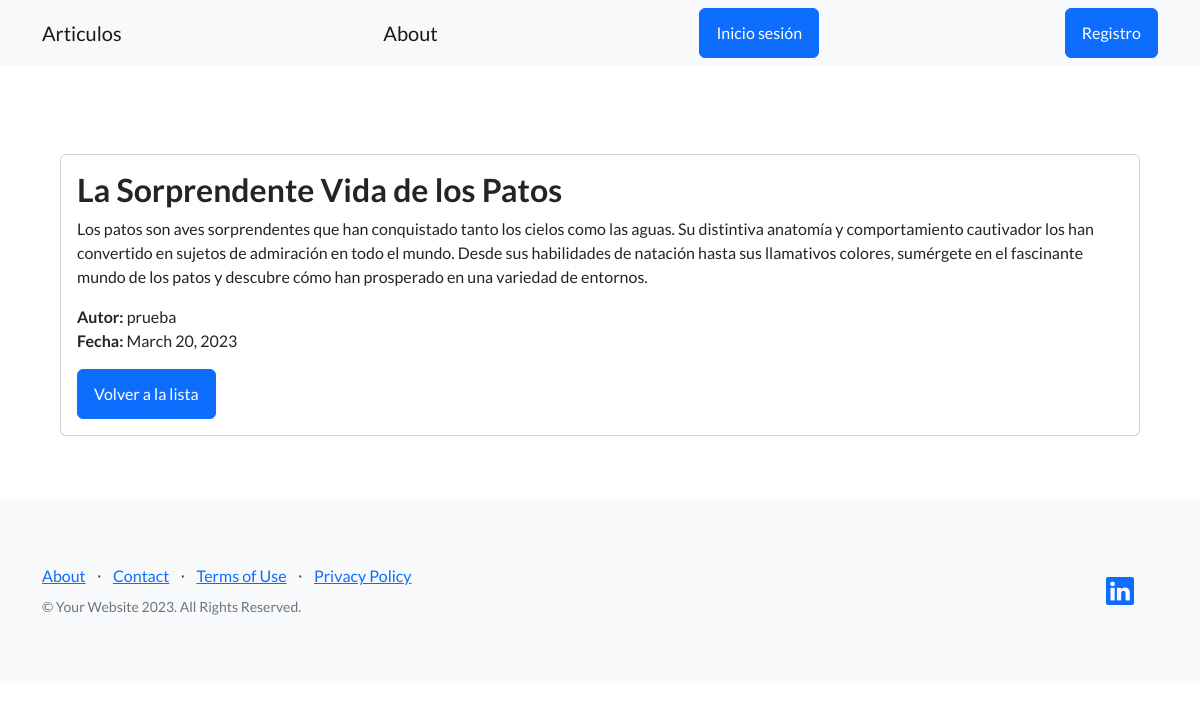
The page /blog/pages/12/ on the database its author committed.
### blog_mascotas/models.py (models this page shows, shortened)
class Articulo(models.Model):
    autor = models.ForeignKey(User, on_delete=models.SET_NULL, null=True)
    titulo = models.CharField(max_length=256)
    subtitulo = models.CharField(max_length=256)
    cuerpo = models.CharField(max_length=5656) #RichTextField
    fecha = models.DateField()

### blog_mascotas/views.py (the view)
class ArticuloDetailView(DetailView):  # Vista detallada
    model = Articulo
    template_name = 'control_estudios/detalle_articulo.html'
    success_url = reverse_lazy('control_estudios/detalle_articulo')

### blog_mascotas/templates/control_estudios/detalle_articulo.html (shortened to what this page needs)
{% extends "base.html" %}
{% block contenido %}
<div class="container mt-4">
    <div class="card">
        <div class="card-body">
            <h2 class="card-title">{{ object.titulo }}</h2>
            <p class="card-text">{{ object.cuerpo }}</p>
            <p class="card-text">
                <strong>Autor:</strong> {{ object.autor }}
                <br>
                <strong>Fecha:</strong> {{ object.fecha }}
            </p>
            <a href="{% url 'pages' %}" class="btn btn-primary">Volver a la lista</a>
        </div>
    </div>
</div>
{% endblock contenido %}

### rows shown on the page
Articulo: titulo "La Sorprendente Vida de los Patos", cuerpo "Los patos son aves sorprendentes que han conquistado tanto los cielos como las aguas. Su distintiva anatomía y comportamiento cautivador los han convertido en sujetos de admiración en todo el mundo. Desde sus habilidades de natación hasta sus llamativos colores, sumérgete en el fascinante mundo de los patos y descubre cómo han prosperado en una variedad de entornos.", autor "prueba", fecha "March 20, 2023"
